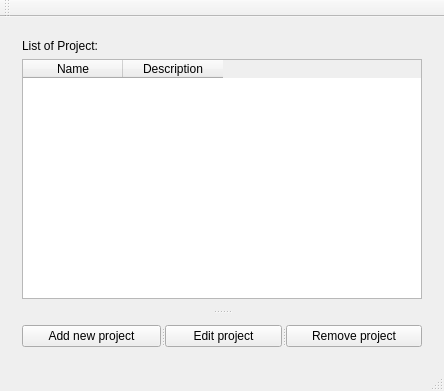
<?xml version="1.0" encoding="UTF-8"?>
<ui version="4.0">
 <class>Project_List_WidgetClass</class>
 <widget class="QMainWindow" name="Project_List_WidgetClass">
  <property name="geometry">
   <rect>
    <x>0</x>
    <y>0</y>
    <width>420</width>
    <height>372</height>
   </rect>
  </property>
  <property name="windowTitle">
   <string>Project_List_Widget</string>
  </property>
  <widget class="QWidget" name="centralWidget">
   <layout class="QVBoxLayout" name="verticalLayout_3">
    <item>
     <widget class="QSplitter" name="splitter_2">
      <property name="orientation">
       <enum>Qt::Vertical</enum>
      </property>
      <widget class="QWidget" name="verticalLayoutWidget">
       <layout class="QVBoxLayout" name="verticalLayout">
        <item>
         <widget class="QLabel" name="label">
          <property name="text">
           <string>List of Project:</string>
          </property>
         </widget>
        </item>
        <item>
         <widget class="QTableWidget" name="Project_table_widget">
          <property name="enabled">
           <bool>true</bool>
          </property>
          <property name="minimumSize">
           <size>
            <width>400</width>
            <height>240</height>
           </size>
          </property>
          <property name="sortingEnabled">
           <bool>true</bool>
          </property>
          <attribute name="verticalHeaderVisible">
           <bool>true</bool>
          </attribute>
          <column>
           <property name="text">
            <string>Name</string>
           </property>
          </column>
          <column>
           <property name="text">
            <string>Description</string>
           </property>
          </column>
         </widget>
        </item>
       </layout>
      </widget>
      <widget class="QWidget" name="verticalLayoutWidget_2">
       <layout class="QVBoxLayout" name="verticalLayout_2">
        <item>
         <widget class="QSplitter" name="splitter">
          <property name="orientation">
           <enum>Qt::Horizontal</enum>
          </property>
          <widget class="QPushButton" name="Add_new_project_button">
           <property name="text">
            <string>Add new project</string>
           </property>
          </widget>
          <widget class="QPushButton" name="Edit_project_button">
           <property name="text">
            <string>Edit project</string>
           </property>
          </widget>
          <widget class="QPushButton" name="Subtract_project_button">
           <property name="text">
            <string>Remove project</string>
           </property>
          </widget>
         </widget>
        </item>
       </layout>
      </widget>
     </widget>
    </item>
   </layout>
  </widget>
  <widget class="QMenuBar" name="menuBar">
   <property name="geometry">
    <rect>
     <x>0</x>
     <y>0</y>
     <width>420</width>
     <height>21</height>
    </rect>
   </property>
  </widget>
  <widget class="QToolBar" name="mainToolBar">
   <attribute name="toolBarArea">
    <enum>TopToolBarArea</enum>
   </attribute>
   <attribute name="toolBarBreak">
    <bool>false</bool>
   </attribute>
  </widget>
  <widget class="QStatusBar" name="statusBar"/>
 </widget>
 <layoutdefault spacing="6" margin="11"/>
 <resources/>
 <connections/>
</ui>
